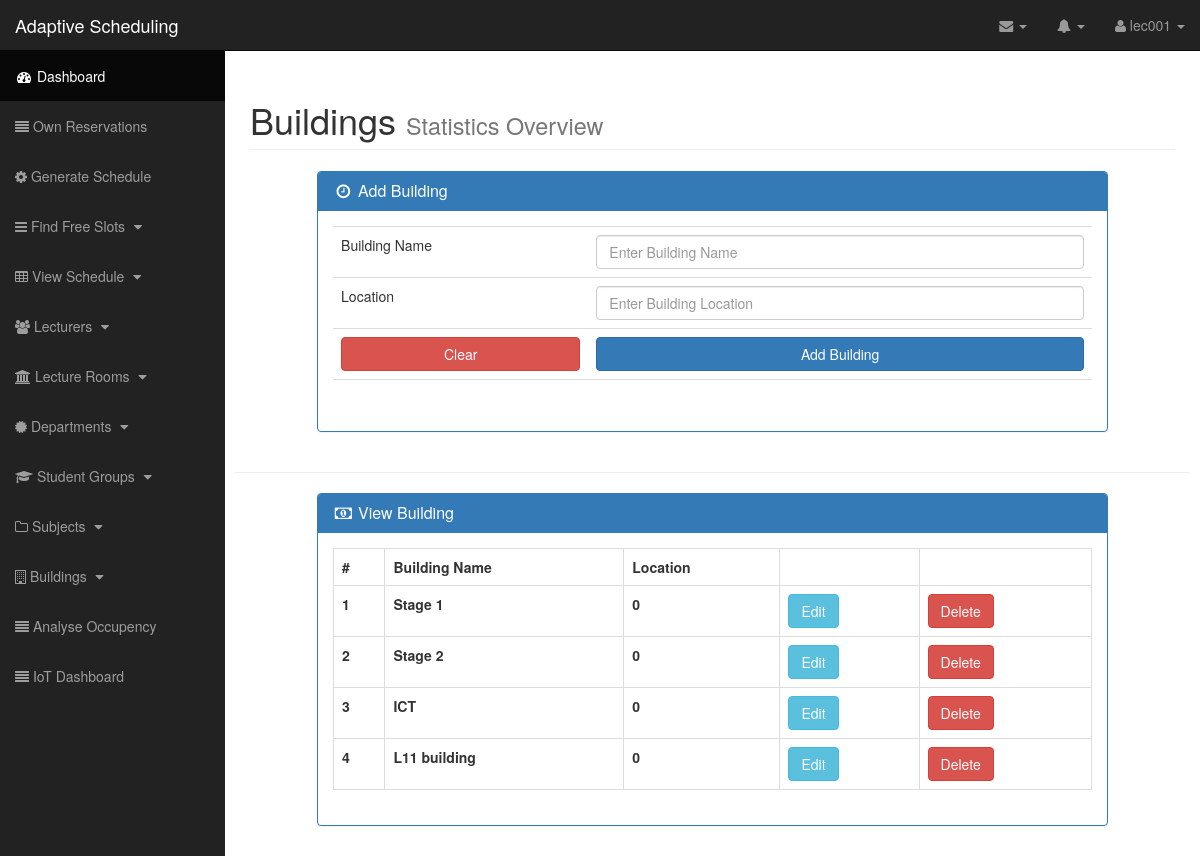
Screenshot of /building.php (signed in) with the database file from the repository.
### tables this page shows
CREATE TABLE `building` (
  `b_id` int(11) NOT NULL,
  `b_name` varchar(50) NOT NULL,
  `b_location` int(11) NOT NULL
);

### models/db.php (called while the page is built, shortened)
<?php
class Database
{
    public function __construct()
    {
        $this->con = mysqli_connect("localhost","root","","project");
    }
}
?>

### models/roomController.php (called while the page is built, shortened)
<?php
include "dataOperation.php";
$obj = new DataOperation;
?>

### models/dataOperation.php (called while the page is built, shortened)
<?php
include "db.php";
class DataOperation extends Database
{
    public function view_record($table){
        $sql = "SELECT * FROM ".$table;
        $array = array();
        $query = mysqli_query($this->con,$sql);
        while($row = mysqli_fetch_assoc($query)){
            $array[] = $row;
        }
        return $array;
    }
}
?>

### building.php (the view, shortened to what this page needs)
<?php
include "models/roomController.php";
if(isset($_SESSION['username'])) {
    ?>
    <!DOCTYPE html>
    <html lang="en">
    <head>
        <link href="css/bootstrap.min.css" rel="stylesheet">
        <link href="css/sb-admin.css" rel="stylesheet">
        <link href="css/plugins/morris.css" rel="stylesheet">
        <link href="font-awesome/css/font-awesome.min.css" rel="stylesheet" type="text/css">
    </head>
    <body>
    <div id="wrapper">
        <?php include 'template\navigation.php'; ?>
        <div id="page-wrapper">
            <div class="container-fluid">
                <div class="row">
                    <div class="col-lg-12">
                        <h1 class="page-header">
                            Buildings
                            <small>Statistics Overview</small>
                        </h1>
                    </div>
                </div>
                <div class="row">
                    <div class="col-lg-12">
                        </div>
                    </div>
                </div>
                <div class="row">
                    <div class="col-lg-1">
                    </div>
                    <div class="col-lg-10">
                        <div class="panel panel-primary">
                            <div class="panel-heading">
                                <h3 class="panel-title"><i class="fa fa-clock-o fa-fw"></i> Add Building</h3>
                            </div>
                            <div class="panel-body">
                                <?php
                                if (isset($_GET["update"])){
                                    $id = $_GET["id"];
                                    $where = array("b_id" => $id);
                                    $row = $obj->select_record("building", $where);
                                    ?>
                                    <form method="post" action="models/buildController.php">
                                        <table class="table table-hover">
                                            <input type="hidden" name="id" value="<?php echo $row["b_id"]; ?>">
                                            <tr>
                                                <td> Building Name</td>
                                                <td><input type="text" class="form-control" name="b_name"
                                                           value="<?php echo $row["b_name"]; ?>"></td>
                                            </tr>
                                            <tr>
                                                <td> Location</td>
                                                <td><input type="number" class="form-control" name="loc"
                                                           value="<?php echo $row["b_location"]; ?>"></td>
                                            </tr>
                                            <tr>
                                                <td></td>
                                                <td><input type="submit" class="btn btn-success btn-block" name="edit"
                                                           value="Update"></td>
                                            </tr>
                                        </table>
                                    </form>
                                    <?php
                                }
                                else{
                                ?>
                                <form method="post" action="models/buildController.php">
                                    <table class="table table-hover">
                                        <tr>
                                            <td> Building Name</td>
                                            <td><input type="text" class="form-control" name="b_name"
                                                       placeholder="Enter Building Name"></td>
                                        </tr>
                                        <tr>
                                            <td> Location</td>
                                            <td><input type="number" class="form-control" name="loc"
                                                       placeholder="Enter Building Location"></td>
                                        </tr>
                                        <tr>
                                            <td align="center"><input type="reset" class="btn btn-danger btn-block"
                                                                      name="reset" value="Clear"></td>
                                            <td align="center"><input type="submit" class="btn btn-primary btn-block"
                                                                      name="addbuild" value="Add Building"></td>
                                        </tr>
                                        <tr>
                                            <td colspan="2">
                                                <?php
                                                }
                                                ?>
                                            </td>
                                        </tr>
                                    </table>
                                </form>
                            </div>
                        </div>
                    </div>
                    <div class="col-lg-1">
                    </div>
                </div>
                <hr>
                <div class="row">
                    <div class="col-lg-1">
                    </div>
                    <div class="col-lg-10">
                        <div class="panel panel-primary">
                            <div class="panel-heading">
                                <h3 class="panel-title"><i class="fa fa-money fa-fw"></i> View Building</h3>
                            </div>
                            <div class="panel-body">
                                <table class="table table-bordered table-hover">
                                    <tr>
                                        <th>#</th>
                                        <th>Building Name</th>
                                        <th>Location</th>
                                        <th>&nbsp;</th>
                                        <th>&nbsp;</th>
                                    </tr>
                                    <?php
                                    $myrow = $obj->view_record("building");
                                    foreach ($myrow as $row) {
                                        ?>
                                        <tr>
                                            <th><?php echo $row["b_id"]; ?></th>
                                            <th><?php echo $row["b_name"]; ?></th>
                                            <th><?php echo $row["b_location"]; ?></th>
                                            <th><a href="building.php?update=1&id=<?php echo $row["b_id"]; ?>"
                                                   class="btn btn-info">Edit</a></th>
                                            <th>
                                                <a href="models/buildController.php?delete=1&id=<?php echo $row["b_id"]; ?>"
                                                   class="btn btn-danger">Delete</a></th>
                                        </tr>
                                        <?php
                                    }
                                    ?>
                                </table>
                            </div>
                        </div>
                    </div>
                    <div class="col-lg-1">
                    </div>
                </div>
            </div>
        </div>
    </body>
    </html>
    <?php
}
else{
    $_SESSION['msg'] = "Login to continue";
    header('location:login.php');
    echo $_SESSION['msg'];
}
    ?>

### css/sb-admin.css (style rules this page uses)
body { margin-top: 100px; background-color: #222; }
@media (min-width:768px) { body { margin-top: 50px; } }
#wrapper { padding-left: 0; }
#page-wrapper { width: 100%; padding: 0; background-color: #fff; }
@media (min-width:768px) { #wrapper { padding-left: 225px; } }
@media (min-width:768px) { #page-wrapper { padding: 10px; } }

### rows the page displays
building: b_id "1", b_name "Stage 1", b_location "0"
building: b_id "2", b_name "Stage 2", b_location "0"
building: b_id "3", b_name "ICT", b_location "0"
building: b_id "4", b_name "L11 building", b_location "0"

### other values shown
$_SESSION['username'] "lec001"
